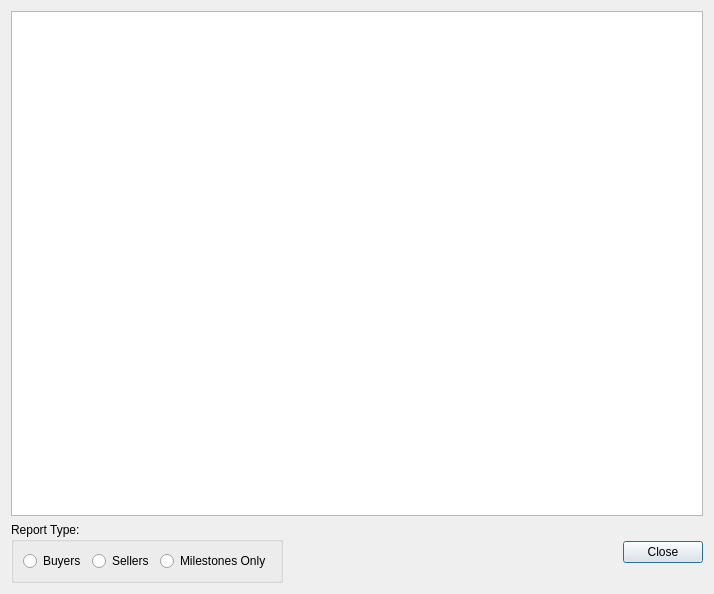
<?xml version="1.0" encoding="UTF-8"?>
<ui version="4.0">
 <class>ReportOutput</class>
 <widget class="QDialog" name="ReportOutput">
  <property name="geometry">
   <rect>
    <x>0</x>
    <y>0</y>
    <width>714</width>
    <height>594</height>
   </rect>
  </property>
  <property name="windowTitle">
   <string>Dialog</string>
  </property>
  <layout class="QVBoxLayout" name="verticalLayout">
   <item>
    <widget class="QTextBrowser" name="textBrowser">
     <property name="sizePolicy">
      <sizepolicy hsizetype="Preferred" vsizetype="Preferred">
       <horstretch>0</horstretch>
       <verstretch>0</verstretch>
      </sizepolicy>
     </property>
     <property name="font">
      <font>
       <family>Arial</family>
       <pointsize>14</pointsize>
      </font>
     </property>
    </widget>
   </item>
   <item>
    <layout class="QHBoxLayout" name="horizontalLayout">
     <item>
      <widget class="QGroupBox" name="groupBox">
       <property name="title">
        <string>Report Type:</string>
       </property>
       <layout class="QHBoxLayout" name="horizontalLayout_2">
        <item>
         <widget class="QRadioButton" name="radioButton_Buyers">
          <property name="text">
           <string>Buyers</string>
          </property>
         </widget>
        </item>
        <item>
         <widget class="QRadioButton" name="radioButton_Sellers">
          <property name="text">
           <string>Sellers</string>
          </property>
         </widget>
        </item>
        <item>
         <widget class="QRadioButton" name="radioButton_Milestones">
          <property name="text">
           <string>Milestones Only</string>
          </property>
         </widget>
        </item>
       </layout>
      </widget>
     </item>
     <item>
      <spacer name="horizontalSpacer">
       <property name="orientation">
        <enum>Qt::Horizontal</enum>
       </property>
       <property name="sizeHint" stdset="0">
        <size>
         <width>40</width>
         <height>20</height>
        </size>
       </property>
      </spacer>
     </item>
     <item>
      <widget class="QPushButton" name="pushButton_Close">
       <property name="text">
        <string>Close</string>
       </property>
      </widget>
     </item>
    </layout>
   </item>
  </layout>
 </widget>
 <resources/>
 <connections/>
</ui>
